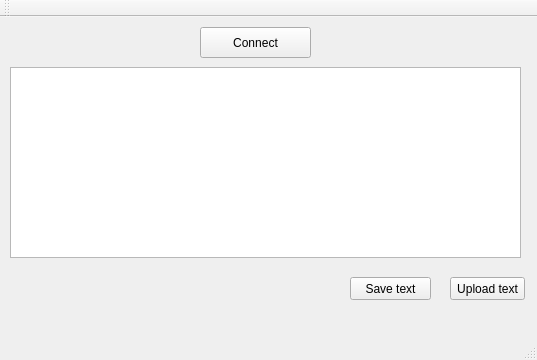
<?xml version="1.0" encoding="UTF-8"?>
<ui version="4.0">
 <class>MainWindow</class>
 <widget class="QMainWindow" name="MainWindow">
  <property name="geometry">
   <rect>
    <x>0</x>
    <y>0</y>
    <width>537</width>
    <height>360</height>
   </rect>
  </property>
  <property name="windowTitle">
   <string>MainWindow</string>
  </property>
  <widget class="QWidget" name="centralWidget">
   <widget class="QPlainTextEdit" name="plainTextEdit">
    <property name="geometry">
     <rect>
      <x>10</x>
      <y>50</y>
      <width>511</width>
      <height>191</height>
     </rect>
    </property>
   </widget>
   <widget class="QPushButton" name="pushButton">
    <property name="geometry">
     <rect>
      <x>200</x>
      <y>10</y>
      <width>111</width>
      <height>31</height>
     </rect>
    </property>
    <property name="text">
     <string>Connect</string>
    </property>
   </widget>
   <widget class="QPushButton" name="pushButton_2">
    <property name="geometry">
     <rect>
      <x>350</x>
      <y>260</y>
      <width>81</width>
      <height>23</height>
     </rect>
    </property>
    <property name="text">
     <string>Save text</string>
    </property>
   </widget>
   <widget class="QPushButton" name="pushButton_3">
    <property name="geometry">
     <rect>
      <x>450</x>
      <y>260</y>
      <width>75</width>
      <height>23</height>
     </rect>
    </property>
    <property name="text">
     <string>Upload text</string>
    </property>
   </widget>
  </widget>
  <widget class="QMenuBar" name="menuBar">
   <property name="geometry">
    <rect>
     <x>0</x>
     <y>0</y>
     <width>537</width>
     <height>21</height>
    </rect>
   </property>
  </widget>
  <widget class="QToolBar" name="mainToolBar">
   <attribute name="toolBarArea">
    <enum>TopToolBarArea</enum>
   </attribute>
   <attribute name="toolBarBreak">
    <bool>false</bool>
   </attribute>
  </widget>
  <widget class="QStatusBar" name="statusBar"/>
 </widget>
 <layoutdefault spacing="6" margin="11"/>
 <resources/>
 <connections/>
</ui>
